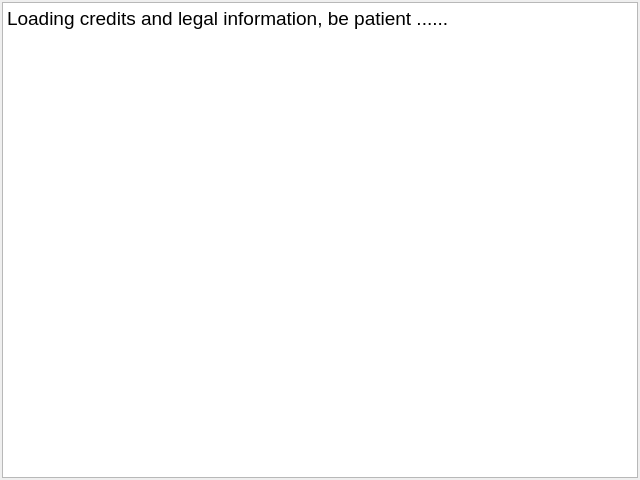
<?xml version="1.0" encoding="UTF-8"?>
<ui version="4.0">
 <class>CAboutHtmlComponent</class>
 <widget class="QFrame" name="CAboutHtmlComponent">
  <property name="geometry">
   <rect>
    <x>0</x>
    <y>0</y>
    <width>640</width>
    <height>480</height>
   </rect>
  </property>
  <property name="windowTitle">
   <string>Frame</string>
  </property>
  <layout class="QVBoxLayout" name="vl_AboutHtmlComponent">
   <property name="leftMargin">
    <number>2</number>
   </property>
   <property name="topMargin">
    <number>2</number>
   </property>
   <property name="rightMargin">
    <number>2</number>
   </property>
   <property name="bottomMargin">
    <number>2</number>
   </property>
   <item>
    <widget class="QTextBrowser" name="tbr_About">
     <property name="documentTitle">
      <string>About swift</string>
     </property>
     <property name="readOnly">
      <bool>true</bool>
     </property>
     <property name="html">
      <string>&lt;!DOCTYPE HTML PUBLIC &quot;-//W3C//DTD HTML 4.0//EN&quot; &quot;http://www.w3.org/TR/REC-html40/strict.dtd&quot;&gt;
&lt;html&gt;&lt;head&gt;&lt;meta name=&quot;qrichtext&quot; content=&quot;1&quot; /&gt;&lt;title&gt;About swift&lt;/title&gt;&lt;style type=&quot;text/css&quot;&gt;
p, li { white-space: pre-wrap; }
&lt;/style&gt;&lt;/head&gt;&lt;body style=&quot; font-family:'MS Shell Dlg 2'; font-size:8.1pt; font-weight:400; font-style:normal;&quot;&gt;
&lt;p style=&quot; margin-top:0px; margin-bottom:0px; margin-left:0px; margin-right:0px; -qt-block-indent:0; text-indent:0px;&quot;&gt;&lt;span style=&quot; font-size:14pt;&quot;&gt;Loading credits and legal information, be patient ......&lt;/span&gt;&lt;/p&gt;&lt;/body&gt;&lt;/html&gt;</string>
     </property>
     <property name="openExternalLinks">
      <bool>true</bool>
     </property>
    </widget>
   </item>
  </layout>
 </widget>
 <resources/>
 <connections/>
</ui>
